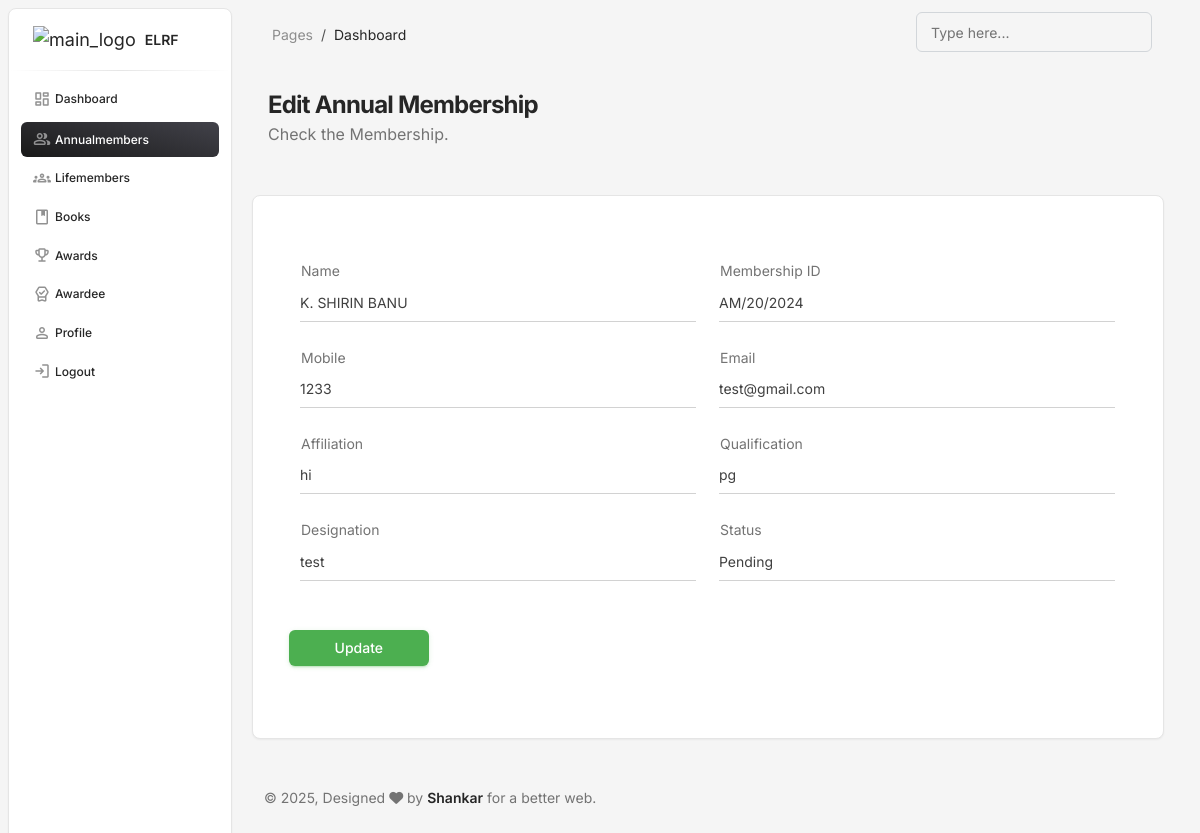
Screenshot of /Admin1/pages/editmember.php?id=1&mem=1 with the database file from the repository.
### tables this page shows
CREATE TABLE `annualmembers` (
  `id` int(11) NOT NULL,
  `name` varchar(100) NOT NULL,
  `mid` varchar(50) NOT NULL,
  `date` timestamp NOT NULL DEFAULT current_timestamp() ON UPDATE current_timestamp(),
  `email` varchar(100) NOT NULL,
  `mobile` bigint(20) NOT NULL,
  `designation` varchar(100) NOT NULL,
  `affiliation` varchar(100) DEFAULT NULL,
  `hq` varchar(100) NOT NULL,
  `photo` varchar(100) NOT NULL,
  `utr` bigint(20) DEFAULT NULL,
  `status` int(11) NOT NULL DEFAULT 0
);

### Admin1/pages/editmember.php (the view, shortened to what this page needs)
<?php
include('./comp/head.php');
?>
<body class="g-sidenav-show  bg-gray-100">
  <?php
include('./comp/sidebar.php');
  ?>
  <main class="main-content position-relative max-height-vh-100 h-100 border-radius-lg ">
    <?php
include('./comp/nav.php');
  ?>
    <div class="container-fluid py-4">
      <div class="row">
        <div class="ms-3">
          <h3 class="mb-0 h4 font-weight-bolder">Edit <?php if($_GET['mem']==1){echo "Annual"; } else{ echo "Life"; } ?> Membership</h3>
          <p class="mb-4">
            Check the Membership.
          </p>
        </div>
      <div class="row  mt-4 mb-4">
        <div class="col mb-md-0 mb-4">
          <div class="card">
            <div class="card-body px-0 pb-2">
              <div class="table-responsive">
<div class='p-5'>
<?php
include_once('conn.php');
$id=$_GET['id'];
$mem=$_GET['mem'];
if($mem==1){
$sql = "SELECT * FROM annualmembers where id=$id";
}
else{
    $sql = "SELECT * FROM lifemembers where id=$id";
}
$result = mysqli_query($conn, $sql);
if (mysqli_num_rows($result) > 0) {
  while($row = mysqli_fetch_assoc($result)) {
?>
<form method="POST" action="updatemem.php">
            <div class="row">
                <div class="col-md-6">
                <div class="input-group input-group-static mb-4">
                        <label >Name</label>
                        <input type="text" name="name" class="form-control  " value="<?= $row['name'] ?>" required>
                    </div>
                </div>
                <div class="col-md-6">
                <div class="input-group input-group-static mb-4">
                        <label >Membership ID</label>
                        <input type="text" name="mid" class="form-control  " value="<?= $row['mid'] ?>" required>
                    </div>
                </div>
            </div>
            <div class="row">
                <div class="col-md-6">
                     <div class="input-group input-group-static mb-4">
                      <label >Mobile</label>
                        <input type="number" name="mobile" class="form-control  " value="<?= $row['mobile'] ?>" required>
                    </div>
                </div>
                <div class="col-md-6">
                     <div class="input-group input-group-static mb-4">
                      <label >Email</label>
                        <input type="email" name="email" class="form-control  " value="<?= $row['email'] ?>" required>
                    </div>
                </div>
            </div>
            <div class="row">
                <div class="col-md-6">
                     <div class="input-group input-group-static mb-4">
                      <label >Affiliation</label>
                        <input type="text" name="affiliation" class="form-control  " value="<?= $row['affiliation'] ?>" required>
                    </div>
                </div>
                <div class="col-md-6">
                     <div class="input-group input-group-static mb-4">
                      <label >Qualification</label>
                        <input type="text" name="hq" class="form-control  " value="<?= $row['hq'] ?>" required>
                    </div>
                </div>
            </div>
            <div class="row">
                <div class="col-md-6">
                     <div class="input-group input-group-static mb-4">
                      <label >Designation</label>
                        <input type="text" name="designation" class="form-control  " value="<?= $row['designation'] ?>" required>
                    </div>
                </div>
                <div class="col-md-6">
                    <div class="input-group input-group-static mb-4">
                        <label for="exampleFormControlSelect1" class="ms-0">Status</label>
                        <select name="status" class="form-control" id="exampleFormControlSelect1" required>
                            <option value="0">Pending</option>
                        </select>
                    </div>
                </div>
            </div>
            <div class="row">
                <button type="submit" class="col-2 mt-4 px-2 btn btn-success">Update</button>
            </div>
        </form>
<?php
  }}
?>
</div>
              </div>
            </div>
          </div>
        </div>
</div>
  <?php
include('./comp/footer.php');
  ?>

### rows the page displays
annualmembers: name "K. SHIRIN BANU", mid "AM/20/2024", mobile "1233", email "test@gmail.com", affiliation "hi", hq "pg", designation "test"
